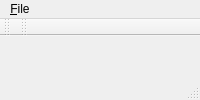
<?xml version="1.0" encoding="UTF-8"?>
<ui version="4.0">
 <class>MainWindow</class>
 <widget class="QMainWindow" name="MainWindow">
  <property name="windowModality">
   <enum>Qt::ApplicationModal</enum>
  </property>
  <property name="windowTitle">
   <string>qtCanvas</string>
  </property>
  <property name="unifiedTitleAndToolBarOnMac">
   <bool>true</bool>
  </property>
  <widget class="QWidget" name="centralWidget">
   <property name="sizePolicy">
    <sizepolicy hsizetype="Maximum" vsizetype="Maximum">
     <horstretch>0</horstretch>
     <verstretch>0</verstretch>
    </sizepolicy>
   </property>
   <layout class="QGridLayout" name="gridLayout"/>
  </widget>
  <widget class="QMenuBar" name="menuBar">
   <property name="geometry">
    <rect>
     <x>0</x>
     <y>0</y>
     <width>439</width>
     <height>21</height>
    </rect>
   </property>
   <widget class="QMenu" name="menuFile">
    <property name="title">
     <string>&amp;File</string>
    </property>
    <addaction name="actionQuit"/>
   </widget>
   <addaction name="menuFile"/>
  </widget>
  <widget class="QToolBar" name="mainToolBar">
   <attribute name="toolBarArea">
    <enum>TopToolBarArea</enum>
   </attribute>
   <attribute name="toolBarBreak">
    <bool>false</bool>
   </attribute>
  </widget>
  <widget class="QStatusBar" name="statusBar"/>
  <widget class="QToolBar" name="toolBar">
   <property name="windowTitle">
    <string>toolBar</string>
   </property>
   <attribute name="toolBarArea">
    <enum>TopToolBarArea</enum>
   </attribute>
   <attribute name="toolBarBreak">
    <bool>false</bool>
   </attribute>
  </widget>
  <action name="actionQuit">
   <property name="text">
    <string>&amp;Quit</string>
   </property>
   <property name="toolTip">
    <string>Quit qtCanvas</string>
   </property>
   <property name="statusTip">
    <string>Quit qtCanvas</string>
   </property>
  </action>
 </widget>
 <layoutdefault spacing="6" margin="11"/>
 <resources/>
 <connections>
  <connection>
   <sender>actionQuit</sender>
   <signal>triggered()</signal>
   <receiver>MainWindow</receiver>
   <slot>close()</slot>
   <hints>
    <hint type="sourcelabel">
     <x>-1</x>
     <y>-1</y>
    </hint>
    <hint type="destinationlabel">
     <x>219</x>
     <y>128</y>
    </hint>
   </hints>
  </connection>
 </connections>
</ui>
